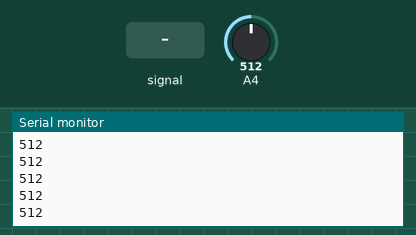
This sketch was run on a simulated Arduino Uno, built with avr-gcc and run on an emulated ATmega328P. Parts: the last lines printed to the serial monitor. The inputs (shaded band) are chosen by the test bench; at power-on: A4 = 512.

Above: at 0.8 s.
0.9 s: A4 fed a 200 Hz sine of ±81 counts around its level
At 1.4 s:
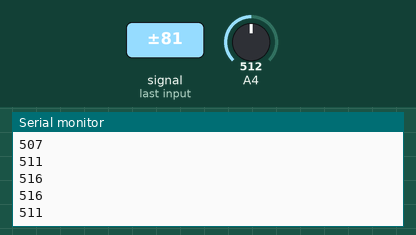
2.4 s: A4 set to 529
At 2.9 s:
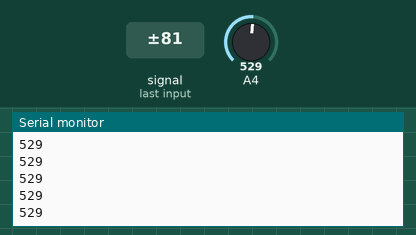
3.9 s: A4 fed a 1000 Hz sine of ±255 counts around its level
At 4.8 s:
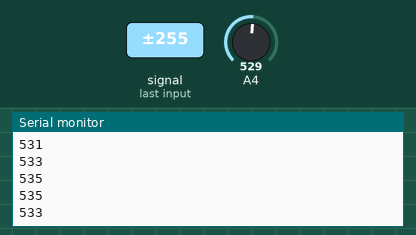
5.4 s: A4 set to 654
At 5.9 s:
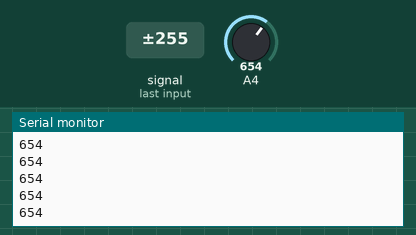
Timing chart, 0 to 7.9 s (numbered marks = the images above; inputs shaded):
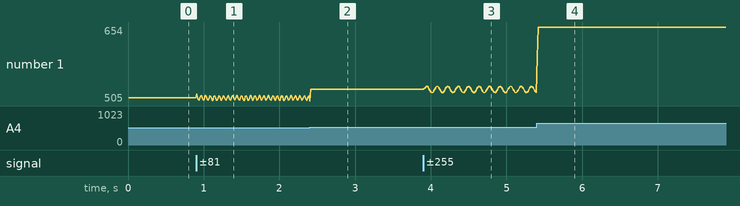

The sketch:

Ex_23.ino
```cpp
#include <avr/io.h>
#include <avr/delay.h>
#include <avr/interrupt.h>
#define checkbit(x,y)((x) &(y))

int i = 0;
int numbers[14] = {0xF6,0x60,0xD5,0xF1, 0x63,0xB3,0xB7,0xE0,0xF7,0xF3, 0xE7, 0x96, 0x67, 0xFF};
int data;
long result, average;

int main(void) {
  PORTC = 0xFF;
  Serial.begin(2000000);
  while (true) {
   ADMUX = 0x44;
   ADCSRA = 0xC7;
   while(checkbit(ADCSRA, bit(ADSC)));
   result = result + ADCW;
   i++;
   if(i>99) {
    average = result/100;
    Serial.println(average);
    compare();
    result = 0;
    average = 0;
    i = 0;
   }
  }
}
void compare() {
  if((average>=592 && average<=594) || (average>=764 && average<=766)) {
    PORTC = numbers[0];
  }
  if(average>=516 && average<=519) {
    PORTC = numbers[1];
  }
  if(average>=692 && average<=693) {
    PORTC = numbers[2];
  }
  if(average>=758 && average<=760) {
    PORTC = numbers[3];
  }
  if(average>=486 && average<=489) {
    PORTC = numbers[4];
  }
  if(average>=639 && average<=640) {
    PORTC = numbers[5];
  }
  if(average>=696 && average<=698) {
    PORTC = numbers[6];
  }
  if(average>=470 && average<=473) {
    PORTC = numbers[7];
  }
  if((average>=613 && average<=614) || (average>=844 && average<=845)) {
    PORTC = numbers[8];
  }
  if(average>=664 && average<=666) {
    PORTC = numbers[9];
  }
  if(average>=939 && average<=973) {
    PORTC = numbers[10];
  }
  if(average>=799 && average<=800) {
    PORTC = numbers[11];
  }
  if(average>=641 && average<=644) {
    PORTC = numbers[12];
  }
  if(average>=458 && average<=460) {
    PORTC = numbers[13];
  }

}
```

Measured:
- after the input at 0.9 s, the serial monitor: prints a new line at once (image 1)
- after the input at 2.4 s, the serial monitor: prints a new line at once (image 2)
- after the input at 3.9 s, the serial monitor: prints a new line at once (image 3)
- after the input at 5.4 s, the serial monitor: prints a new line at once (image 4)
- plotted number 1: 512 → 516 after the input at 0.9 s, 516 → 529 after the input at 2.4 s, 529 → 522 after the input at 3.9 s, 522 → 654 after the input at 5.4 s
